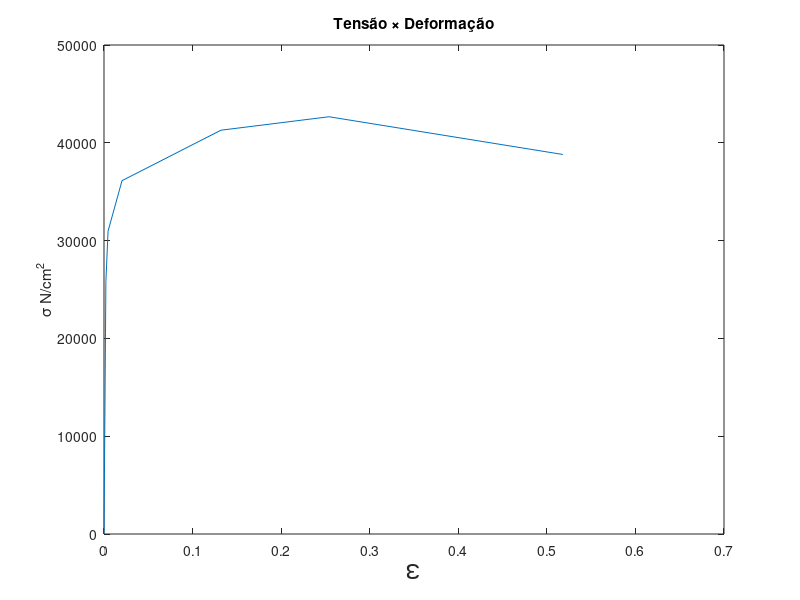

Reproduce this figure in MATLAB.
%% Questão 5
% Os dados a seguir foram coletados em um corpo-de-prova padronizado, com 1,283 cm de diâmetro,
% referente a uma liga de cobre (comprimento inicial (l0) = 5,08 cm). Após a fratura, o comprimento 
% total era de 7,655 cm, com diâmetro de 0,950 cm. Trace a curva tensão-deformação e calcule:
%%
clc,clear,close all

carga=[0 13345 26680 33362 40034 46706 53379 55158 50170]
deltai=[0 0.00424 0.00846 0.01059 0.02286 0.1016 0.66 1.27 2.59]

D0=1.283 % [cm]
Df=0.950 % [cm]
A0=(pi*D0^2)/4 % [cm^2]
I0 = 5,08 % [cm]
If= 7.655 %[cm]
Af=(pi*Df^2)/4 % [cm^2]
ex=(D0-Df)/D0

Tensao=ones(1,9)
Deformacao=ones(1,9)
alongamento=(If-I0)/I0
reducaoArea=(A0-Af)/A0

for i=1:9
    Tensao(i)=carga(i)/A0
    Deformacao(i)=deltai(i)/I0
end

elasticidade=Tensao(4)/Deformacao(4)
poisson=ex/alongamento
rigidez=elasticidade/(2+2*poisson)

figure(1)
plot(Deformacao,Tensao)
title('Tensão \times Deformação')
ylabel('\sigma N/{cm}^2'),xlabel('\epsilon','FontSize',20)